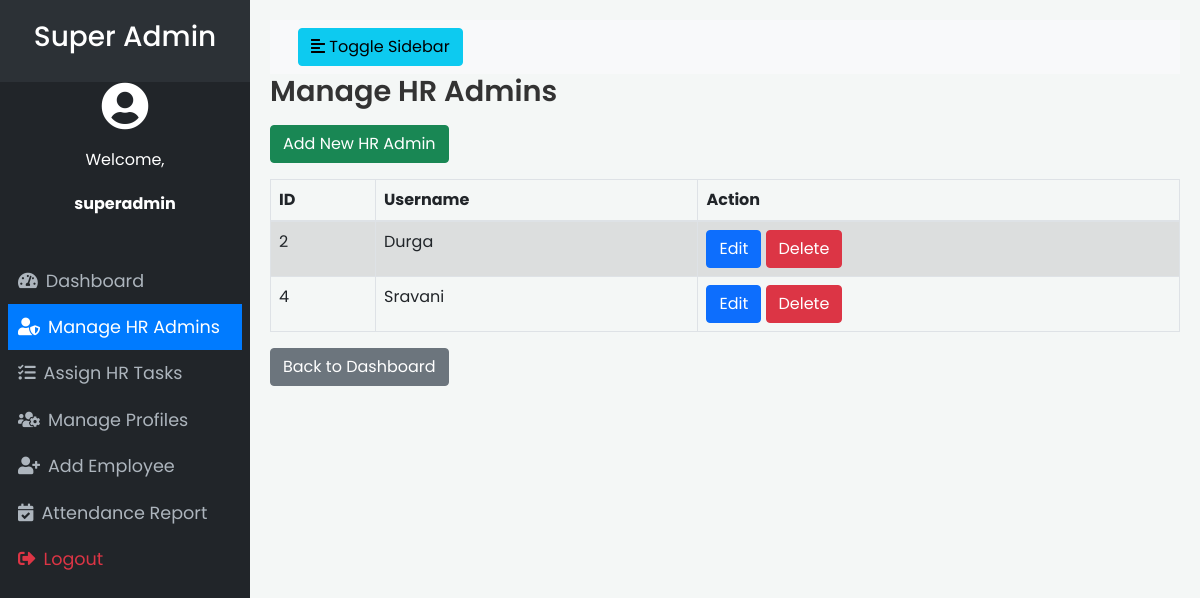
The app's page /pages/manage_hr_admins.php (signed in) with its own data.
### tables this page shows
CREATE TABLE `users` (
  `id` int(11) NOT NULL,
  `username` varchar(50) NOT NULL,
  `password` varchar(255) NOT NULL,
  `role` enum('Super Admin','HR Admin','Employee') NOT NULL,
  `employee_id` varchar(20) DEFAULT NULL
);

### pages/manage_hr_admins.php (the view, shortened to what this page needs)
<?php
require_once '../config/config.php';
$sql = "SELECT id, username FROM users WHERE role = 'HR Admin'";
$hr_admins = [];
if($result = $pdo->query($sql)){
    if($result->rowCount() > 0){
        $hr_admins = $result->fetchAll(PDO::FETCH_ASSOC);
    }
}
?>
<!DOCTYPE html>
<html lang="en">
<head>
    <link rel="stylesheet" href="https://stackpath.bootstrapcdn.com/bootstrap/4.5.2/css/bootstrap.min.css">
    <link rel="stylesheet" href="../assets/css/style.css">
</head>
<body>
    <div class="wrapper">
        <?php include 'templates/sidebar.php'; ?>
        <div id="content">
            <nav class="navbar navbar-expand-lg navbar-light bg-light">
                <div class="container-fluid">
                    <button type="button" id="sidebarCollapse" class="btn btn-info">
                        <i class="fas fa-align-left"></i>
                        <span>Toggle Sidebar</span>
                    </button>
                </div>
            </nav>
            <h1 class="page-title">Manage HR Admins</h1>
            <a href="add_hr_admin.php" class="btn btn-success mb-3">Add New HR Admin</a>
            <table class="table table-bordered table-striped">
                <thead>
                    <tr>
                        <th>ID</th>
                        <th>Username</th>
                        <th>Action</th>
                    </tr>
                </thead>
                <tbody>
                    <?php if(!empty($hr_admins)): ?>
                        <?php foreach($hr_admins as $hr_admin): ?>
                            <tr>
                                <td><?php echo $hr_admin['id']; ?></td>
                                <td><?php echo $hr_admin['username']; ?></td>
                                <td>
                                    <a href="edit_hr_admin.php?id=<?php echo $hr_admin['id']; ?>" class="btn btn-primary">Edit</a>
                                    <a href="delete_user.php?id=<?php echo $hr_admin['id']; ?>" class="btn btn-danger">Delete</a>
                                </td>
                            </tr>
                        <?php endforeach; ?>
                    <?php else: ?>
                        <tr>
                            <td colspan="3" class="text-center">No HR Admins found.</td>
                        </tr>
                    <?php endif; ?>
                </tbody>
            </table>
            <a href="super_admin_dashboard.php" class="btn btn-secondary">Back to Dashboard</a>
        </div>
    </div>
</body>
</html>

### assets/css/style.css (style rules this page uses)
body { font-family: 'Poppins', sans-serif; background-color: #f4f7f6; }
.wrapper { display: flex; width: 100%; align-items: stretch; }
#content { width: 100%; padding: 20px; min-height: 100vh; transition: all 0.3s; }
.page-title { font-size: 1.8rem; font-weight: 600; margin-bottom: 1rem; color: #333; }

### records on screen
users: id "2", username "Durga"
users: id "4", username "Sravani"

### other values on screen
$role "Super Admin"
$_SESSION['username'] "superadmin"
